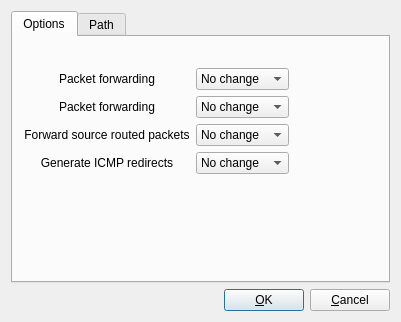
<ui version="4.0" >
 <class>freebsdAdvancedDialog_q</class>
 <widget class="QDialog" name="freebsdAdvancedDialog_q" >
  <property name="geometry" >
   <rect>
    <x>0</x>
    <y>0</y>
    <width>401</width>
    <height>322</height>
   </rect>
  </property>
  <property name="windowTitle" >
   <string>FreeBSD: advanced settings</string>
  </property>
  <layout class="QGridLayout" >
   <property name="leftMargin" >
    <number>11</number>
   </property>
   <property name="topMargin" >
    <number>11</number>
   </property>
   <property name="rightMargin" >
    <number>11</number>
   </property>
   <property name="bottomMargin" >
    <number>11</number>
   </property>
   <property name="horizontalSpacing" >
    <number>6</number>
   </property>
   <property name="verticalSpacing" >
    <number>6</number>
   </property>
   <item row="1" column="0" >
    <layout class="QHBoxLayout" >
     <property name="spacing" >
      <number>6</number>
     </property>
     <property name="leftMargin" >
      <number>0</number>
     </property>
     <property name="topMargin" >
      <number>0</number>
     </property>
     <property name="rightMargin" >
      <number>0</number>
     </property>
     <property name="bottomMargin" >
      <number>0</number>
     </property>
     <item>
      <spacer>
       <property name="orientation" >
        <enum>Qt::Horizontal</enum>
       </property>
       <property name="sizeType" >
        <enum>QSizePolicy::Expanding</enum>
       </property>
       <property name="sizeHint" >
        <size>
         <width>20</width>
         <height>20</height>
        </size>
       </property>
      </spacer>
     </item>
     <item>
      <widget class="QPushButton" name="buttonOk" >
       <property name="text" >
        <string>&amp;OK</string>
       </property>
       <property name="shortcut" >
        <string/>
       </property>
       <property name="autoDefault" >
        <bool>true</bool>
       </property>
       <property name="default" >
        <bool>true</bool>
       </property>
      </widget>
     </item>
     <item>
      <widget class="QPushButton" name="buttonCancel" >
       <property name="text" >
        <string>&amp;Cancel</string>
       </property>
       <property name="shortcut" >
        <string/>
       </property>
       <property name="autoDefault" >
        <bool>true</bool>
       </property>
      </widget>
     </item>
    </layout>
   </item>
   <item row="0" column="0" >
    <widget class="QTabWidget" name="tabWidget5" >
     <property name="tabShape" >
      <enum>QTabWidget::Rounded</enum>
     </property>
     <property name="currentIndex" >
      <number>0</number>
     </property>
     <widget class="QWidget" name="tab0" >
      <attribute name="title" >
       <string>Options</string>
      </attribute>
      <layout class="QGridLayout" >
       <item row="0" column="0" >
        <spacer>
         <property name="orientation" >
          <enum>Qt::Vertical</enum>
         </property>
         <property name="sizeType" >
          <enum>QSizePolicy::Fixed</enum>
         </property>
         <property name="sizeHint" >
          <size>
           <width>20</width>
           <height>20</height>
          </size>
         </property>
        </spacer>
       </item>
       <item row="1" column="0" >
        <widget class="QLabel" name="label544" >
         <property name="text" >
          <string>Packet forwarding</string>
         </property>
         <property name="alignment" >
          <set>Qt::AlignCenter</set>
         </property>
         <property name="wordWrap" >
          <bool>false</bool>
         </property>
        </widget>
       </item>
       <item row="1" column="1" >
        <widget class="QComboBox" name="freebsd_ip_forward" >
         <item>
          <property name="text" >
           <string>No change</string>
          </property>
         </item>
         <item>
          <property name="text" >
           <string>On</string>
          </property>
         </item>
         <item>
          <property name="text" >
           <string>Off</string>
          </property>
         </item>
        </widget>
       </item>
       <item rowspan="2" row="1" column="2" >
        <spacer>
         <property name="orientation" >
          <enum>Qt::Horizontal</enum>
         </property>
         <property name="sizeType" >
          <enum>QSizePolicy::Expanding</enum>
         </property>
         <property name="sizeHint" >
          <size>
           <width>40</width>
           <height>20</height>
          </size>
         </property>
        </spacer>
       </item>
       <item row="2" column="0" >
        <widget class="QLabel" name="label544_2" >
         <property name="text" >
          <string>Packet forwarding</string>
         </property>
         <property name="alignment" >
          <set>Qt::AlignCenter</set>
         </property>
         <property name="wordWrap" >
          <bool>false</bool>
         </property>
        </widget>
       </item>
       <item row="2" column="1" >
        <widget class="QComboBox" name="freebsd_ipv6_forward" >
         <item>
          <property name="text" >
           <string>No change</string>
          </property>
         </item>
         <item>
          <property name="text" >
           <string>On</string>
          </property>
         </item>
         <item>
          <property name="text" >
           <string>Off</string>
          </property>
         </item>
        </widget>
       </item>
       <item row="3" column="0" >
        <widget class="QLabel" name="label546" >
         <property name="text" >
          <string>Forward source routed packets</string>
         </property>
         <property name="alignment" >
          <set>Qt::AlignCenter</set>
         </property>
         <property name="wordWrap" >
          <bool>false</bool>
         </property>
        </widget>
       </item>
       <item row="3" column="1" >
        <widget class="QComboBox" name="freebsd_ip_sourceroute" >
         <item>
          <property name="text" >
           <string>No change</string>
          </property>
         </item>
         <item>
          <property name="text" >
           <string>On</string>
          </property>
         </item>
         <item>
          <property name="text" >
           <string>Off</string>
          </property>
         </item>
        </widget>
       </item>
       <item row="4" column="0" >
        <widget class="QLabel" name="label547" >
         <property name="text" >
          <string>Generate ICMP redirects</string>
         </property>
         <property name="alignment" >
          <set>Qt::AlignCenter</set>
         </property>
         <property name="wordWrap" >
          <bool>false</bool>
         </property>
        </widget>
       </item>
       <item row="4" column="1" >
        <widget class="QComboBox" name="freebsd_ip_redirect" >
         <item>
          <property name="text" >
           <string>No change</string>
          </property>
         </item>
         <item>
          <property name="text" >
           <string>On</string>
          </property>
         </item>
         <item>
          <property name="text" >
           <string>Off</string>
          </property>
         </item>
        </widget>
       </item>
       <item row="5" column="0" >
        <spacer>
         <property name="orientation" >
          <enum>Qt::Horizontal</enum>
         </property>
         <property name="sizeType" >
          <enum>QSizePolicy::Fixed</enum>
         </property>
         <property name="sizeHint" >
          <size>
           <width>151</width>
           <height>51</height>
          </size>
         </property>
        </spacer>
       </item>
       <item row="5" column="1" >
        <spacer>
         <property name="orientation" >
          <enum>Qt::Vertical</enum>
         </property>
         <property name="sizeType" >
          <enum>QSizePolicy::Expanding</enum>
         </property>
         <property name="sizeHint" >
          <size>
           <width>93</width>
           <height>41</height>
          </size>
         </property>
        </spacer>
       </item>
      </layout>
     </widget>
     <widget class="QWidget" name="tab1" >
      <attribute name="title" >
       <string>Path</string>
      </attribute>
      <layout class="QGridLayout" >
       <property name="leftMargin" >
        <number>6</number>
       </property>
       <property name="topMargin" >
        <number>6</number>
       </property>
       <property name="rightMargin" >
        <number>6</number>
       </property>
       <property name="bottomMargin" >
        <number>6</number>
       </property>
       <property name="horizontalSpacing" >
        <number>6</number>
       </property>
       <property name="verticalSpacing" >
        <number>6</number>
       </property>
       <item row="0" column="0" colspan="4" >
        <widget class="QLabel" name="label576" >
         <property name="sizePolicy" >
          <sizepolicy vsizetype="Fixed" hsizetype="Preferred" >
           <horstretch>0</horstretch>
           <verstretch>0</verstretch>
          </sizepolicy>
         </property>
         <property name="text" >
          <string>Specify directory path and a file name for the following utilities on the OS your firewall machine is running. Leave these empty if you want to use default values.</string>
         </property>
         <property name="alignment" >
          <set>Qt::AlignCenter</set>
         </property>
         <property name="wordWrap" >
          <bool>true</bool>
         </property>
        </widget>
       </item>
       <item row="5" column="2" >
        <spacer>
         <property name="orientation" >
          <enum>Qt::Vertical</enum>
         </property>
         <property name="sizeType" >
          <enum>QSizePolicy::Expanding</enum>
         </property>
         <property name="sizeHint" >
          <size>
           <width>20</width>
           <height>40</height>
          </size>
         </property>
        </spacer>
       </item>
       <item row="2" column="2" >
        <widget class="QLineEdit" name="freebsd_path_ipf" >
         <property name="sizePolicy" >
          <sizepolicy vsizetype="Fixed" hsizetype="Fixed" >
           <horstretch>0</horstretch>
           <verstretch>0</verstretch>
          </sizepolicy>
         </property>
         <property name="minimumSize" >
          <size>
           <width>200</width>
           <height>0</height>
          </size>
         </property>
        </widget>
       </item>
       <item row="3" column="1" >
        <widget class="QLabel" name="label578" >
         <property name="text" >
          <string>ipnat:</string>
         </property>
         <property name="alignment" >
          <set>Qt::AlignCenter</set>
         </property>
         <property name="wordWrap" >
          <bool>false</bool>
         </property>
        </widget>
       </item>
       <item row="4" column="1" >
        <widget class="QLabel" name="label583" >
         <property name="text" >
          <string>sysctl:</string>
         </property>
         <property name="alignment" >
          <set>Qt::AlignCenter</set>
         </property>
         <property name="wordWrap" >
          <bool>false</bool>
         </property>
        </widget>
       </item>
       <item row="4" column="2" >
        <widget class="QLineEdit" name="freebsd_path_sysctl" >
         <property name="minimumSize" >
          <size>
           <width>200</width>
           <height>0</height>
          </size>
         </property>
        </widget>
       </item>
       <item row="2" column="1" >
        <widget class="QLabel" name="freebsd_path_ipf_label" >
         <property name="text" >
          <string>ipf:</string>
         </property>
         <property name="alignment" >
          <set>Qt::AlignCenter</set>
         </property>
         <property name="wordWrap" >
          <bool>false</bool>
         </property>
        </widget>
       </item>
       <item row="3" column="2" >
        <widget class="QLineEdit" name="freebsd_path_ipnat" >
         <property name="minimumSize" >
          <size>
           <width>200</width>
           <height>0</height>
          </size>
         </property>
        </widget>
       </item>
       <item row="1" column="1" >
        <widget class="QLabel" name="label594" >
         <property name="text" >
          <string>ipfw:</string>
         </property>
         <property name="alignment" >
          <set>Qt::AlignCenter</set>
         </property>
         <property name="wordWrap" >
          <bool>false</bool>
         </property>
        </widget>
       </item>
       <item row="1" column="2" >
        <widget class="QLineEdit" name="freebsd_path_ipfw" >
         <property name="sizePolicy" >
          <sizepolicy vsizetype="Fixed" hsizetype="Fixed" >
           <horstretch>0</horstretch>
           <verstretch>0</verstretch>
          </sizepolicy>
         </property>
         <property name="minimumSize" >
          <size>
           <width>200</width>
           <height>0</height>
          </size>
         </property>
        </widget>
       </item>
       <item row="1" column="3" >
        <spacer>
         <property name="orientation" >
          <enum>Qt::Horizontal</enum>
         </property>
         <property name="sizeType" >
          <enum>QSizePolicy::Expanding</enum>
         </property>
         <property name="sizeHint" >
          <size>
           <width>40</width>
           <height>20</height>
          </size>
         </property>
        </spacer>
       </item>
       <item row="1" column="0" >
        <spacer>
         <property name="orientation" >
          <enum>Qt::Horizontal</enum>
         </property>
         <property name="sizeType" >
          <enum>QSizePolicy::Expanding</enum>
         </property>
         <property name="sizeHint" >
          <size>
           <width>40</width>
           <height>20</height>
          </size>
         </property>
        </spacer>
       </item>
      </layout>
     </widget>
    </widget>
   </item>
  </layout>
 </widget>
 <layoutdefault spacing="6" margin="11" />
 <tabstops>
  <tabstop>tabWidget5</tabstop>
  <tabstop>freebsd_ip_forward</tabstop>
  <tabstop>freebsd_ip_sourceroute</tabstop>
  <tabstop>freebsd_ip_redirect</tabstop>
  <tabstop>buttonOk</tabstop>
  <tabstop>buttonCancel</tabstop>
  <tabstop>freebsd_path_ipfw</tabstop>
  <tabstop>freebsd_path_ipf</tabstop>
  <tabstop>freebsd_path_ipnat</tabstop>
  <tabstop>freebsd_path_sysctl</tabstop>
 </tabstops>
 <resources/>
 <connections>
  <connection>
   <sender>buttonOk</sender>
   <signal>clicked()</signal>
   <receiver>freebsdAdvancedDialog_q</receiver>
   <slot>accept()</slot>
   <hints>
    <hint type="sourcelabel" >
     <x>20</x>
     <y>20</y>
    </hint>
    <hint type="destinationlabel" >
     <x>20</x>
     <y>20</y>
    </hint>
   </hints>
  </connection>
  <connection>
   <sender>buttonCancel</sender>
   <signal>clicked()</signal>
   <receiver>freebsdAdvancedDialog_q</receiver>
   <slot>reject()</slot>
   <hints>
    <hint type="sourcelabel" >
     <x>20</x>
     <y>20</y>
    </hint>
    <hint type="destinationlabel" >
     <x>20</x>
     <y>20</y>
    </hint>
   </hints>
  </connection>
 </connections>
</ui>
